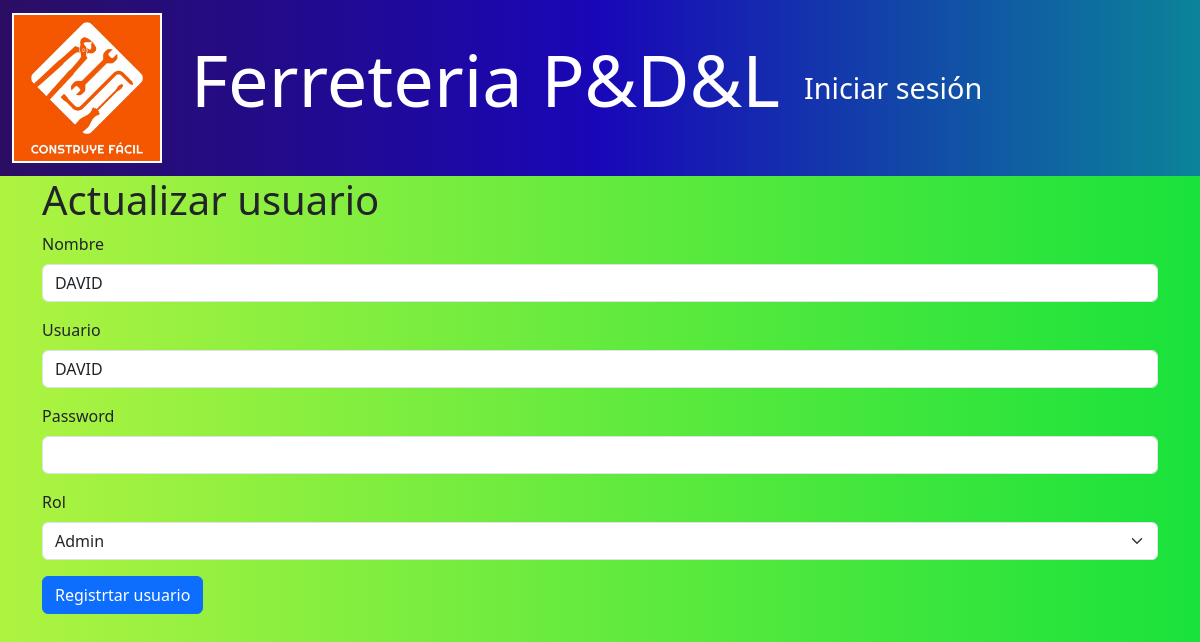
The app's page /usuarios/edit/1 with its own data.
### models/usuario_model.py (models this page shows, shortened)
class Usuario(db.Model):
    __tablename__ = "usuarios"
    id = db.Column(db.Integer,primary_key=True)
    nombre = db.Column(db.String(80),nullable=False)
    username = db.Column(db.String(50),nullable=False)
    password = db.Column(db.String,nullable=False)
    rol = db.Column(db.String(20),nullable=False)
    ventas = relationship("Venta", back_populates="empleado")
    @staticmethod
    def get_by_id(id):
        return Usuario.query.get(id)

### controllers/usuario_controller.py (the view, shortened to what this page needs)
@usuario_bp.route("/edit/<int:id>",methods=['GET','POST'])
def edit(id):
    usuario = Usuario.get_by_id(id)
    return usuario_view.edit(usuario)

### run.py (called while the page is built)
@app.context_processor
def inject_active_path():
    def is_active(path):
        return 'active' if request.path == path else ''
    return(dict(is_active =  is_active))

### views/usuario_view.py (called while the page is built)
def edit(usuario):
    return render_template('usuarios/edit.html', usuario=usuario)

### templates/usuarios/edit.html (shortened to what this page needs)
{% extends 'base.html' %}
{% block content  %}
<h1>Actualizar usuario</h1>
<form action="{{ url_for('usuario.edit',id=usuario.id) }}" method="POST">
    <div class="mb-3">
        <label for=""  class="form-label">Nombre</label>
        <input type="text" class="form-control" name="nombre" value="{{ usuario.nombre }}" required>
    </div>
    <div class="mb-3">
        <label for=""  class="form-label">Usuario</label>
        <input type="text" class="form-control" name="username" value="{{usuario.username}}" required>
    </div>
    <div class="mb-3">
        <label for=""  class="form-label">Password</label>
        <input type="password" class="form-control" name="password">
    </div>
    <div class="mb-3">
        <label for=""  class="form-label">Rol</label>
         <select name="rol" class="form-select" required>
            <option value="admin" {% if usuario.rol=='admin'%}selected{% endif%}>Admin</option>
         </select>
    </div>
    <button type="submit" class="btn btn-primary">Registrtar usuario</button>
</form>
{% endblock %}

### templates/base.html (style rules this page uses)
body { background: linear-gradient(to right, #aff341, #19e23b); min-height: 100vh; }

### records on screen
Usuario: nombre "DAVID", username "DAVID", rol "Admin"
